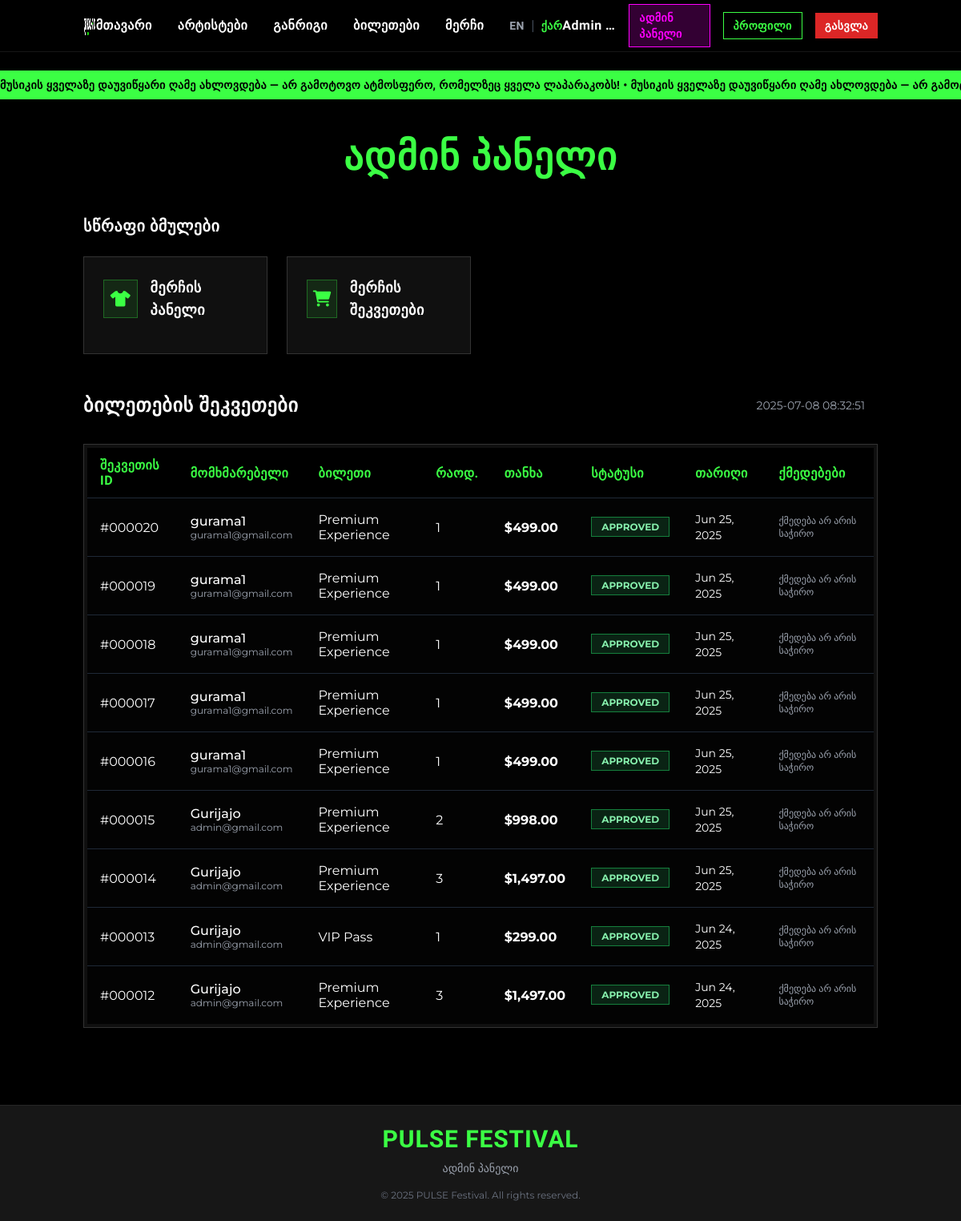
/admin/dashboard.php?lang=ka (signed in), run on the app's committed database.
### tables this page shows
CREATE TABLE `orders` (
  `id` int NOT NULL,
  `user_id` int NOT NULL,
  `ticket_type_id` int NOT NULL,
  `id_number` varchar(50) DEFAULT NULL,
  `quantity` int NOT NULL,
  `total_amount` decimal(10,2) NOT NULL,
  `status` enum('pending','approved','rejected','completed') DEFAULT 'pending',
  `payment_method` varchar(50) DEFAULT NULL,
  `qr_code` varchar(255) DEFAULT NULL,
  `created_at` timestamp NULL DEFAULT CURRENT_TIMESTAMP
);

CREATE TABLE `users` (
  `id` int NOT NULL,
  `username` varchar(50) NOT NULL,
  `email` varchar(100) NOT NULL,
  `password` varchar(255) NOT NULL,
  `first_name` varchar(50) NOT NULL,
  `last_name` varchar(50) NOT NULL,
  `phone` varchar(20) DEFAULT NULL,
  `id_number` varchar(50) NOT NULL,
  `is_admin` tinyint(1) DEFAULT '0',
  `created_at` timestamp NULL DEFAULT CURRENT_TIMESTAMP,
  `is_active` tinyint(1) DEFAULT '1',
  `failed_login_attempts` int DEFAULT '0',
  `last_failed_login` timestamp NULL DEFAULT NULL,
  `session_invalidated_at` timestamp NULL DEFAULT NULL
);

CREATE TABLE `ticket_types` (
  `id` int NOT NULL,
  `name` varchar(50) NOT NULL,
  `price` decimal(10,2) NOT NULL,
  `description` text,
  `total_quantity` int NOT NULL,
  `available_quantity` int NOT NULL,
  `is_active` tinyint(1) DEFAULT '1',
  `created_at` timestamp NULL DEFAULT CURRENT_TIMESTAMP
);

### includes/functions.php (called while the page is built, shortened)
<?php
function getAllOrders() {
    $database = new Database();
    $conn = $database->getConnection();
    $query = "SELECT o.*, u.username, u.email, tt.name as ticket_name
              FROM orders o
              JOIN users u ON o.user_id = u.id
              JOIN ticket_types tt ON o.ticket_type_id = tt.id
              ORDER BY o.created_at DESC";
    $stmt = $conn->prepare($query);
    $stmt->execute();
    return $stmt->fetchAll(PDO::FETCH_ASSOC);
}
?>

### admin/dashboard.php (the view, shortened to what this page needs)
<?php
require_once '../includes/functions.php';
$currentDateTime = '2025-07-08 08:32:51';
$currentUser = isset($_SESSION['user_name']) ? $_SESSION['user_name'] : 'Guest';
$lang = $_GET['lang'] ?? $_SESSION['lang'] ?? 'en';
$t = $translations[$lang];
$orders = getAllOrders();
?>
<!DOCTYPE html>
<html lang="<?php echo $lang; ?>" class="dark">
<head>
    <script src="https://cdn.tailwindcss.com"></script>
    <link rel="stylesheet" href="https://cdnjs.cloudflare.com/ajax/libs/font-awesome/6.0.0/css/all.min.css">
</head>
<body class="bg-black text-white main-font min-h-screen">
    <nav class="fixed top-0 w-full z-50 bg-black backdrop-blur-sm border-b border-neutral-900" x-data="{ mobileMenu: false }">
        <div class="container mx-auto px-4">
            <div class="flex items-center justify-between h-16">
                <a href="../index.php" class="flex items-center space-x-2 z-20">
                    <img src="../images/logo.jfif" alt="PULSE Festival Logo" class="logo-image">
                </a>
                <div class="hidden md:flex items-center space-x-6 lg:space-x-8">
                    <a href="../index.php#home" class="hover:text-festival-yellow transition-colors festival-font"><?php echo $t['home']; ?></a>
                    <a href="../index.php#artists" class="hover:text-festival-yellow transition-colors festival-font"><?php echo $t['artists']; ?></a>
                    <a href="../index.php#schedule" class="hover:text-festival-yellow transition-colors festival-font"><?php echo $t['schedule']; ?></a>
                    <a href="../index.php#tickets" class="hover:text-festival-yellow transition-colors festival-font"><?php echo $t['tickets']; ?></a>
                    <a href="../merch.php" class="hover:text-festival-yellow transition-colors festival-font"><?php echo $t['merchandise']; ?></a>
                    <div class="flex items-center space-x-2">
                        <a href="?lang=en" class="<?php echo $lang === 'en' ? 'text-festival-yellow' : 'text-gray-400'; ?> hover:text-festival-yellow transition-colors text-sm festival-font font-bold">EN</a>
                        <span class="text-gray-600">|</span>
                        <a href="?lang=ka" class="<?php echo $lang === 'ka' ? 'text-festival-yellow' : 'text-gray-400'; ?> hover:text-festival-yellow transition-colors text-sm festival-font font-bold">ქარ</a>
                    </div>
                </div>
                <div class="hidden md:flex items-center space-x-4">
                    <span class="text-white festival-font hidden lg:inline-block truncate max-w-[120px]">
                        <?php echo htmlspecialchars($currentUser); ?>
                    </span>
                    <span class="bg-festival-purple/20 border border-festival-purple px-3 py-1.5 rounded-none text-festival-purple festival-font text-sm">
                        <?php echo $t['admin_panel']; ?>
                    </span>
                    <a href="../profile.php" class="bg-transparent px-3 py-1.5 rounded-none border border-festival-yellow text-festival-yellow hover:bg-festival-yellow hover:text-black transition-colors festival-font text-sm"><?php echo $t['profile']; ?></a>
                    <a href="../logout.php" class="bg-red-600 px-3 py-1.5 rounded-none hover:bg-red-700 transition-colors festival-font text-sm"><?php echo $t['logout']; ?></a>
                </div>
            </div>
        </div>
    </nav>
    <div class="scrolling-banner py-2 mt-16">
        <div class="scrolling-text whitespace-nowrap text-sm font-bold festival-font">
            <?php echo $t['most_anticipated']; ?> • <?php echo $t['most_anticipated']; ?> • <?php echo $t['most_anticipated']; ?> •
        </div>
    </div>
    <div class="container mx-auto px-4 py-8 sm:py-12">
        <h1 class="text-3xl sm:text-4xl md:text-5xl font-bold text-center mb-8 sm:mb-12 text-festival-yellow festival-font"><?php echo $t['admin_dashboard']; ?></h1>
        <div class="max-w-6xl mx-auto mb-12">
            <h2 class="text-xl font-bold mb-6 festival-font"><?php echo $t['quick_links']; ?></h2>
            <div class="grid grid-cols-1 sm:grid-cols-2 lg:grid-cols-4 gap-6">
                <a href="admin_merch.php" class="admin-card p-6 rounded-none group">
                    <div class="flex items-center mb-4">
                        <div class="w-12 h-12 rounded-none admin-card-icon flex items-center justify-center mr-4">
                            <i class="fas fa-tshirt text-festival-yellow text-xl"></i>
                        </div>
                        <h3 class="text-lg font-bold festival-font group-hover:text-festival-yellow transition-colors"><?php echo $t['merch_dashboard']; ?></h3>
                    </div>
                </a>
                <a href="admin_orders.php" class="admin-card p-6 rounded-none group">
                    <div class="flex items-center mb-4">
                        <div class="w-12 h-12 rounded-none admin-card-icon flex items-center justify-center mr-4">
                            <i class="fas fa-shopping-cart text-festival-yellow text-xl"></i>
                        </div>
                        <h3 class="text-lg font-bold festival-font group-hover:text-festival-yellow transition-colors"><?php echo $t['merch_orders']; ?></h3>
                    </div>
                </a>
            </div>
        </div>
        <div class="max-w-7xl mx-auto">
            <div class="flex flex-col sm:flex-row justify-between items-start sm:items-center mb-6 sm:mb-8">
                <h2 class="text-xl sm:text-2xl font-bold text-white festival-font mb-2 sm:mb-0"><?php echo $t['ticket_orders']; ?></h2>
                <div class="flex items-center">
                    <div class="text-sm text-gray-400 mr-4">
                        <?php echo $currentDateTime; ?>
                    </div>
                </div>
            </div>
            <div class="admin-container rounded-none p-1">
                <div class="overflow-x-auto bg-black/80">
                    <table class="w-full">
                        <thead class="bg-black">
                            <tr class="text-festival-yellow">
                                <th class="px-4 py-3 text-left festival-font"><?php echo $t['order_id']; ?></th>
                                <th class="px-4 py-3 text-left festival-font"><?php echo $t['user']; ?></th>
                                <th class="px-4 py-3 text-left festival-font hidden sm:table-cell"><?php echo $t['ticket']; ?></th>
                                <th class="px-4 py-3 text-left festival-font"><?php echo $t['qty']; ?></th>
                                <th class="px-4 py-3 text-left festival-font hidden xs:table-cell"><?php echo $t['amount']; ?></th>
                                <th class="px-4 py-3 text-left festival-font"><?php echo $t['status']; ?></th>
                                <th class="px-4 py-3 text-left festival-font hidden md:table-cell"><?php echo $t['date']; ?></th>
                                <th class="px-4 py-3 text-left festival-font"><?php echo $t['actions']; ?></th>
                            </tr>
                        </thead>
                        <tbody>
                            <?php foreach ($orders as $order): ?>
                                <tr class="border-t border-gray-800 hover:bg-gray-900/30 transition-colors">
                                    <td class="px-4 py-4">#<?php echo sprintf('%06d', $order['id']); ?></td>
                                    <td class="px-4 py-4">
                                        <div class="font-medium"><?php echo htmlspecialchars($order['username']); ?></div>
                                        <div class="text-xs text-gray-400 hidden xs:block"><?php echo htmlspecialchars($order['email']); ?></div>
                                    </td>
                                    <td class="px-4 py-4 hidden sm:table-cell"><?php echo htmlspecialchars($order['ticket_name']); ?></td>
                                    <td class="px-4 py-4"><?php echo $order['quantity']; ?></td>
                                    <td class="px-4 py-4 font-bold hidden xs:table-cell">$<?php echo number_format($order['total_amount'], 2); ?></td>
                                    <td class="px-4 py-4">
                                        <span class="px-3 py-1 rounded-none text-xs font-bold
                                            <?php echo $order['status'] === 'approved' ? 'bg-green-900/40 text-green-300 border border-green-700' :
                                                ($order['status'] === 'rejected' ? 'bg-red-900/40 text-red-300 border border-red-700' :
                                                'bg-yellow-900/40 text-yellow-300 border border-yellow-700'); ?>">
                                            <?php echo strtoupper($order['status']); ?>
                                        </span>
                                    </td>
                                    <td class="px-4 py-4 text-sm hidden md:table-cell"><?php echo date('M j, Y', strtotime($order['created_at'])); ?></td>
                                    <td class="px-4 py-4">
                                        <?php if ($order['status'] === 'pending'): ?>
                                            <div class="flex flex-col xs:flex-row space-y-2 xs:space-y-0 xs:space-x-2">
                                                <form method="POST" class="inline">
                                                    <input type="hidden" name="order_id" value="<?php echo $order['id']; ?>">
                                                    <input type="hidden" name="action" value="approve">
                                                    <button type="submit" class="action-button bg-green-600 text-white px-3 py-1 rounded-none text-xs hover:bg-green-500 transition-colors">
                                                        <i class="fas fa-check mr-1"></i><?php echo $t['approve']; ?>
                                                    </button>
                                                </form>
                                                <form method="POST" class="inline">
                                                    <input type="hidden" name="order_id" value="<?php echo $order['id']; ?>">
                                                    <input type="hidden" name="action" value="reject">
                                                    <button type="submit" class="action-button bg-red-600 text-white px-3 py-1 rounded-none text-xs hover:bg-red-500 transition-colors">
                                                        <i class="fas fa-times mr-1"></i><?php echo $t['reject']; ?>
                                                    </button>
                                                </form>
                                            </div>
                                        <?php else: ?>
                                            <span class="text-gray-400 text-xs"><?php echo $t['no_action']; ?></span>
                                        <?php endif; ?>
                                    </td>
                                </tr>
                            <?php endforeach; ?>
                        </tbody>
                    </table>
                </div>
            </div>
        </div>
    </div>
    <footer class="bg-neutral-900 py-6 border-t border-neutral-800 mt-8 sm:mt-12">
        <div class="container mx-auto px-4 text-center">
            <h2 class="text-2xl sm:text-3xl font-bold mb-2 text-festival-yellow festival-font">PULSE FESTIVAL</h2>
            <p class="text-gray-400 mb-4 text-sm"><?php echo $t['admin_panel']; ?></p>
            <div class="text-xs text-gray-500">
                &copy; 2025 PULSE Festival. All rights reserved.
            </div>
        </div>
    </footer>
</body>
</html>

### admin/dashboard.php (style rules this page uses)
:root { --primary-color: #3bff44; }
.festival-font { font-family: 'Rajdhani', sans-serif; font-weight: 600; letter-spacing: 0.03em; }
.main-font { font-family: 'Montserrat', sans-serif; }
body { background-color: #000; overflow-x: hidden; }
.admin-container { background: rgba(20, 20, 20, 0.8); border: 1px solid #333; position: relative; overflow: hidden; }
.scrolling-banner { background-color: var(--primary-color); color: black; overflow: hidden; }
.scrolling-text { animation: scroll 25s linear infinite; }
.logo-image { height: 40px; width: auto; }
.admin-card { background: rgba(20, 20, 20, 0.8); border: 1px solid #333; transition: all 0.3s ease; position: relative; overflow: hidden; }
.admin-card-icon { background: rgba(59, 255, 68, 0.1); border: 1px solid rgba(59, 255, 68, 0.3); }

### data on the page
orders: id "000020", user.username "gurama1", user.email "gurama1@gmail.com", ticket_type.name "Premium Experience", quantity "1", total_amount "499.00", status "APPROVED", created_at "Jun 25, 2025"
orders: id "000019", user.username "gurama1", user.email "gurama1@gmail.com", ticket_type.name "Premium Experience", quantity "1", total_amount "499.00", status "APPROVED", created_at "Jun 25, 2025"
orders: id "000018", user.username "gurama1", user.email "gurama1@gmail.com", ticket_type.name "Premium Experience", quantity "1", total_amount "499.00", status "APPROVED", created_at "Jun 25, 2025"
orders: id "000017", user.username "gurama1", user.email "gurama1@gmail.com", ticket_type.name "Premium Experience", quantity "1", total_amount "499.00", status "APPROVED", created_at "Jun 25, 2025"
orders: id "000016", user.username "gurama1", user.email "gurama1@gmail.com", ticket_type.name "Premium Experience", quantity "1", total_amount "499.00", status "APPROVED", created_at "Jun 25, 2025"
orders: id "000015", user.username "Gurijajo", user.email "admin@gmail.com", ticket_type.name "Premium Experience", quantity "2", total_amount "998.00", status "APPROVED", created_at "Jun 25, 2025"
orders: id "000014", user.username "Gurijajo", user.email "admin@gmail.com", ticket_type.name "Premium Experience", quantity "3", total_amount "1,497.00", status "APPROVED", created_at "Jun 25, 2025"
orders: id "000013", user.username "Gurijajo", user.email "admin@gmail.com", ticket_type.name "VIP Pass", quantity "1", total_amount "299.00", status "APPROVED", created_at "Jun 24, 2025"
orders: id "000012", user.username "Gurijajo", user.email "admin@gmail.com", ticket_type.name "Premium Experience", quantity "3", total_amount "1,497.00", status "APPROVED", created_at "Jun 24, 2025"

### other printed values
$t['home'] "მთავარი"
$t['artists'] "არტისტები"
$t['schedule'] "განრიგი"
$t['tickets'] "ბილეთები"
$t['merchandise'] "მერჩი"
$currentUser "Admin…"
$t['admin_panel'] "ადმინ პანელი"
$t['profile'] "პროფილი"
$t['logout'] "გასვლა"
$t['most_anticipated'] "მუსიკის ყველაზე დაუვიწყარი ღამე ახლოვდება — არ გამოტოვო ატმოსფერო, რომელზეც ყველა ლაპარაკობს!"
$t['most_anticipated'] "მუსიკის ყველაზე დაუვიწყარი ღამე ახლოვდება — არ…"
$t['admin_dashboard'] "ადმინ პანელი"
$t['quick_links'] "სწრაფი ბმულები"
$t['merch_dashboard'] "მერჩის პანელი"
$t['merch_orders'] "მერჩის შეკვეთები"
